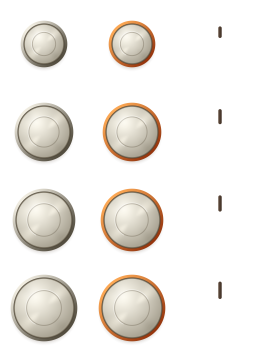
#> input picture assets/knobs.png, 264 x 352 px
$ python export_design.py
#> lines starting #> are read from the running program, lines starting #| are printed output that depends on the picture
#!/usr/bin/env python3
"""Раскладывает листы спрайтов assets/*.png на отдельные файлы design/<группа>/*.png (для художника).
Обратная сборка: tools/pack_assets.py. Процедурные детали выгружает `make -C host export` (design/parts/)."""
import os, shutil
from PIL import Image
ROOT = os.path.join(os.path.dirname(__file__), "..")
A = os.path.join(ROOT, "assets")
D = os.path.join(ROOT, "design")
KNOB_R = [20, 26, 28, 30]
KBOX, KS, LS = 88, 52, 40
STY = ["cream", "orange", "green", "grey"]
LCOL = ["red", "green", "amber"]


def cut(img, x, y, w, h, path):
    os.makedirs(os.path.dirname(path), exist_ok=True)
    img.crop((x, y, x + w, y + h)).save(path)


def main():
    k = Image.open(os.path.join(A, "knobs.png")).convert("RGBA")
#> k is the input picture: PIL image 264x352 RGBA; mean R, G, B, A 50.4, 46.5, 41.3, 61.1
    for i, R in enumerate(KNOB_R):
        cut(k, 0, i * KBOX, KBOX, KBOX, f"{D}/knobs/knob_R{R}_idle.png")
        cut(k, KBOX, i * KBOX, KBOX, KBOX, f"{D}/knobs/knob_R{R}_active.png")
        cut(k, 2 * KBOX, i * KBOX, KBOX, KBOX, f"{D}/knobs/knob_R{R}_pointer.png")
#> this loop made 4 passes
#> pass 1, in cut, `img.crop((x, y, x + w, y + h)).save(path)`:
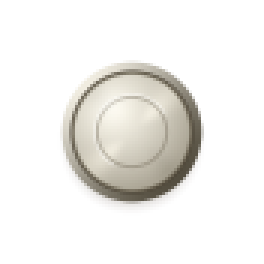
#> saved as knob_R20_idle.png: PIL image 88x88 RGBA (shown 3 times larger); mean R, G, B, A 45.2, 43.4, 39.7, 56.6; transparent parts drawn white
#> pass 1, in cut (call 2), `img.crop((x, y, x + w, y + h)).save(path)`:
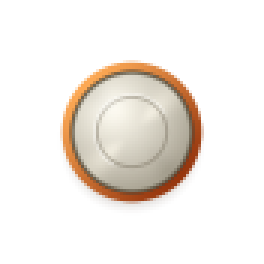
#> saved as knob_R20_active.png: PIL image 88x88 RGBA (shown 3 times larger); mean R, G, B, A 47.8, 41, 34.4, 56.6; transparent parts drawn white
#> pass 1, in cut (call 3), `img.crop((x, y, x + w, y + h)).save(path)`:
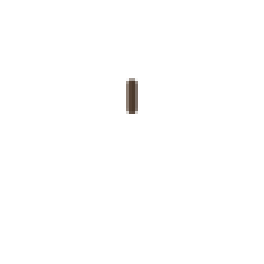
#> saved as knob_R20_pointer.png: PIL image 88x88 RGBA (shown 3 times larger); mean R, G, B, A 1.1, 1, 0.9, 1.4; transparent parts drawn white
    ky = Image.open(os.path.join(A, "keys.png")).convert("RGBA")
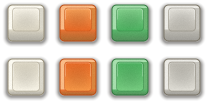
#> input picture assets/keys.png, 208 x 104 px
#> ky is the input picture: PIL image 208x104 RGBA; mean R, G, B, A 97, 92.6, 72.1, 139.6
    for c, s in enumerate(STY):
        cut(ky, c * KS, 0, KS, KS, f"{D}/keys/key_{s}_up.png")
        cut(ky, c * KS, KS, KS, KS, f"{D}/keys/key_{s}_down.png")
#> this loop made 4 passes
#> pass 1, in cut (call 14), `img.crop((x, y, x + w, y + h)).save(path)`:
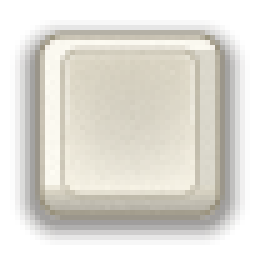
#> saved as key_cream_down.png: PIL image 52x52 RGBA (shown 5 times larger); mean R, G, B, A 114.5, 110.9, 102.3, 139.6; transparent parts drawn white
    lp = Image.open(os.path.join(A, "lamps.png")).convert("RGBA")
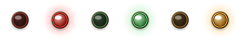
#> input picture assets/lamps.png, 240 x 40 px
#> lp is the input picture: PIL image 240x40 RGBA; mean R, G, B, A 75.4, 56.6, 27.1, 44.5
    for c, s in enumerate(LCOL):
        cut(lp, (c * 2) * LS, 0, LS, LS, f"{D}/lamps/lamp_{s}_off.png")
        cut(lp, (c * 2 + 1) * LS, 0, LS, LS, f"{D}/lamps/lamp_{s}_on.png")
#> this loop made 3 passes
#> pass 2, in cut (call 24), `img.crop((x, y, x + w, y + h)).save(path)`:
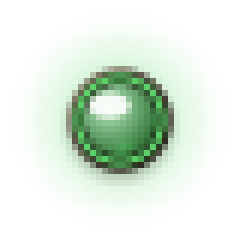
#> saved as lamp_green_on.png: PIL image 40x40 RGBA (shown 6 times larger); mean R, G, B, A 70.1, 147.1, 77.6, 50; transparent parts drawn white
    os.makedirs(f"{D}/background", exist_ok=True)
    shutil.copy(os.path.join(A, "body.png"), f"{D}/background/body.png")


if __name__ == "__main__":
    main()
